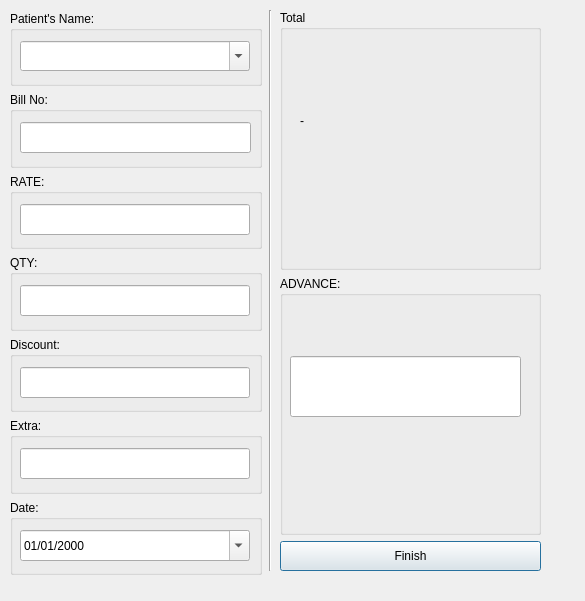
<?xml version="1.0" encoding="UTF-8"?>
<ui version="4.0">
 <class>edit_bill_Dialog</class>
 <widget class="QDialog" name="edit_bill_Dialog">
  <property name="geometry">
   <rect>
    <x>0</x>
    <y>0</y>
    <width>585</width>
    <height>601</height>
   </rect>
  </property>
  <property name="windowTitle">
   <string>Dialog</string>
  </property>
  <widget class="Line" name="line">
   <property name="geometry">
    <rect>
     <x>260</x>
     <y>10</y>
     <width>20</width>
     <height>561</height>
    </rect>
   </property>
   <property name="orientation">
    <enum>Qt::Vertical</enum>
   </property>
  </widget>
  <widget class="QWidget" name="layoutWidget">
   <property name="geometry">
    <rect>
     <x>10</x>
     <y>11</y>
     <width>252</width>
     <height>564</height>
    </rect>
   </property>
   <layout class="QVBoxLayout" name="verticalLayout">
    <item>
     <widget class="QGroupBox" name="groupBox">
      <property name="minimumSize">
       <size>
        <width>250</width>
        <height>70</height>
       </size>
      </property>
      <property name="title">
       <string>Patient's Name:</string>
      </property>
      <widget class="QComboBox" name="comboBox">
       <property name="geometry">
        <rect>
         <x>10</x>
         <y>30</y>
         <width>230</width>
         <height>30</height>
        </rect>
       </property>
       <property name="minimumSize">
        <size>
         <width>230</width>
         <height>30</height>
        </size>
       </property>
       <property name="editable">
        <bool>true</bool>
       </property>
      </widget>
     </widget>
    </item>
    <item>
     <widget class="QGroupBox" name="groupBox_3">
      <property name="minimumSize">
       <size>
        <width>250</width>
        <height>70</height>
       </size>
      </property>
      <property name="title">
       <string>Bill No:</string>
      </property>
      <widget class="QLineEdit" name="lineEdit">
       <property name="geometry">
        <rect>
         <x>10</x>
         <y>30</y>
         <width>231</width>
         <height>31</height>
        </rect>
       </property>
       <property name="minimumSize">
        <size>
         <width>230</width>
         <height>30</height>
        </size>
       </property>
      </widget>
     </widget>
    </item>
    <item>
     <widget class="QGroupBox" name="groupBox_2">
      <property name="minimumSize">
       <size>
        <width>250</width>
        <height>70</height>
       </size>
      </property>
      <property name="title">
       <string>RATE:</string>
      </property>
      <widget class="QLineEdit" name="lineEdit_2">
       <property name="geometry">
        <rect>
         <x>10</x>
         <y>30</y>
         <width>230</width>
         <height>31</height>
        </rect>
       </property>
       <property name="minimumSize">
        <size>
         <width>230</width>
         <height>30</height>
        </size>
       </property>
      </widget>
     </widget>
    </item>
    <item>
     <widget class="QGroupBox" name="groupBox_4">
      <property name="minimumSize">
       <size>
        <width>250</width>
        <height>70</height>
       </size>
      </property>
      <property name="title">
       <string>QTY:</string>
      </property>
      <widget class="QLineEdit" name="lineEdit_3">
       <property name="geometry">
        <rect>
         <x>10</x>
         <y>30</y>
         <width>230</width>
         <height>31</height>
        </rect>
       </property>
       <property name="minimumSize">
        <size>
         <width>230</width>
         <height>30</height>
        </size>
       </property>
      </widget>
     </widget>
    </item>
    <item>
     <widget class="QGroupBox" name="groupBox_5">
      <property name="minimumSize">
       <size>
        <width>250</width>
        <height>70</height>
       </size>
      </property>
      <property name="title">
       <string>Discount:</string>
      </property>
      <widget class="QLineEdit" name="lineEdit_4">
       <property name="geometry">
        <rect>
         <x>10</x>
         <y>30</y>
         <width>230</width>
         <height>31</height>
        </rect>
       </property>
       <property name="minimumSize">
        <size>
         <width>230</width>
         <height>30</height>
        </size>
       </property>
      </widget>
     </widget>
    </item>
    <item>
     <widget class="QGroupBox" name="groupBox_6">
      <property name="minimumSize">
       <size>
        <width>250</width>
        <height>70</height>
       </size>
      </property>
      <property name="title">
       <string>Extra:</string>
      </property>
      <widget class="QLineEdit" name="lineEdit_5">
       <property name="geometry">
        <rect>
         <x>10</x>
         <y>30</y>
         <width>230</width>
         <height>31</height>
        </rect>
       </property>
       <property name="minimumSize">
        <size>
         <width>230</width>
         <height>30</height>
        </size>
       </property>
      </widget>
     </widget>
    </item>
    <item>
     <widget class="QGroupBox" name="groupBox_7">
      <property name="minimumSize">
       <size>
        <width>250</width>
        <height>70</height>
       </size>
      </property>
      <property name="title">
       <string>Date:</string>
      </property>
      <widget class="QDateEdit" name="dateEdit">
       <property name="geometry">
        <rect>
         <x>10</x>
         <y>30</y>
         <width>230</width>
         <height>31</height>
        </rect>
       </property>
       <property name="minimumSize">
        <size>
         <width>230</width>
         <height>30</height>
        </size>
       </property>
       <property name="displayFormat">
        <string>dd/MM/yyyy</string>
       </property>
       <property name="calendarPopup">
        <bool>true</bool>
       </property>
      </widget>
     </widget>
    </item>
   </layout>
  </widget>
  <widget class="QWidget" name="layoutWidget_2">
   <property name="geometry">
    <rect>
     <x>280</x>
     <y>10</y>
     <width>261</width>
     <height>561</height>
    </rect>
   </property>
   <layout class="QVBoxLayout" name="verticalLayout_3">
    <item>
     <widget class="QGroupBox" name="groupBox_8">
      <property name="minimumSize">
       <size>
        <width>250</width>
        <height>70</height>
       </size>
      </property>
      <property name="styleSheet">
       <string notr="true">font: 36pt &quot;MS Shell Dlg 2&quot;;</string>
      </property>
      <property name="title">
       <string>Total</string>
      </property>
      <widget class="QLabel" name="label_11">
       <property name="geometry">
        <rect>
         <x>20</x>
         <y>80</y>
         <width>230</width>
         <height>61</height>
        </rect>
       </property>
       <property name="minimumSize">
        <size>
         <width>230</width>
         <height>30</height>
        </size>
       </property>
       <property name="styleSheet">
        <string notr="true">font: 28pt &quot;MS Shell Dlg 2&quot;;</string>
       </property>
       <property name="text">
        <string>-</string>
       </property>
      </widget>
     </widget>
    </item>
    <item>
     <widget class="QGroupBox" name="groupBox_9">
      <property name="minimumSize">
       <size>
        <width>250</width>
        <height>70</height>
       </size>
      </property>
      <property name="styleSheet">
       <string notr="true">font: 36pt &quot;MS Shell Dlg 2&quot;;</string>
      </property>
      <property name="title">
       <string>ADVANCE:</string>
      </property>
      <widget class="QLineEdit" name="lineEdit_6">
       <property name="geometry">
        <rect>
         <x>10</x>
         <y>80</y>
         <width>231</width>
         <height>61</height>
        </rect>
       </property>
       <property name="minimumSize">
        <size>
         <width>230</width>
         <height>30</height>
        </size>
       </property>
      </widget>
     </widget>
    </item>
    <item>
     <widget class="QPushButton" name="pushButton">
      <property name="minimumSize">
       <size>
        <width>230</width>
        <height>30</height>
       </size>
      </property>
      <property name="text">
       <string>Finish</string>
      </property>
     </widget>
    </item>
   </layout>
  </widget>
 </widget>
 <resources/>
 <connections/>
</ui>
